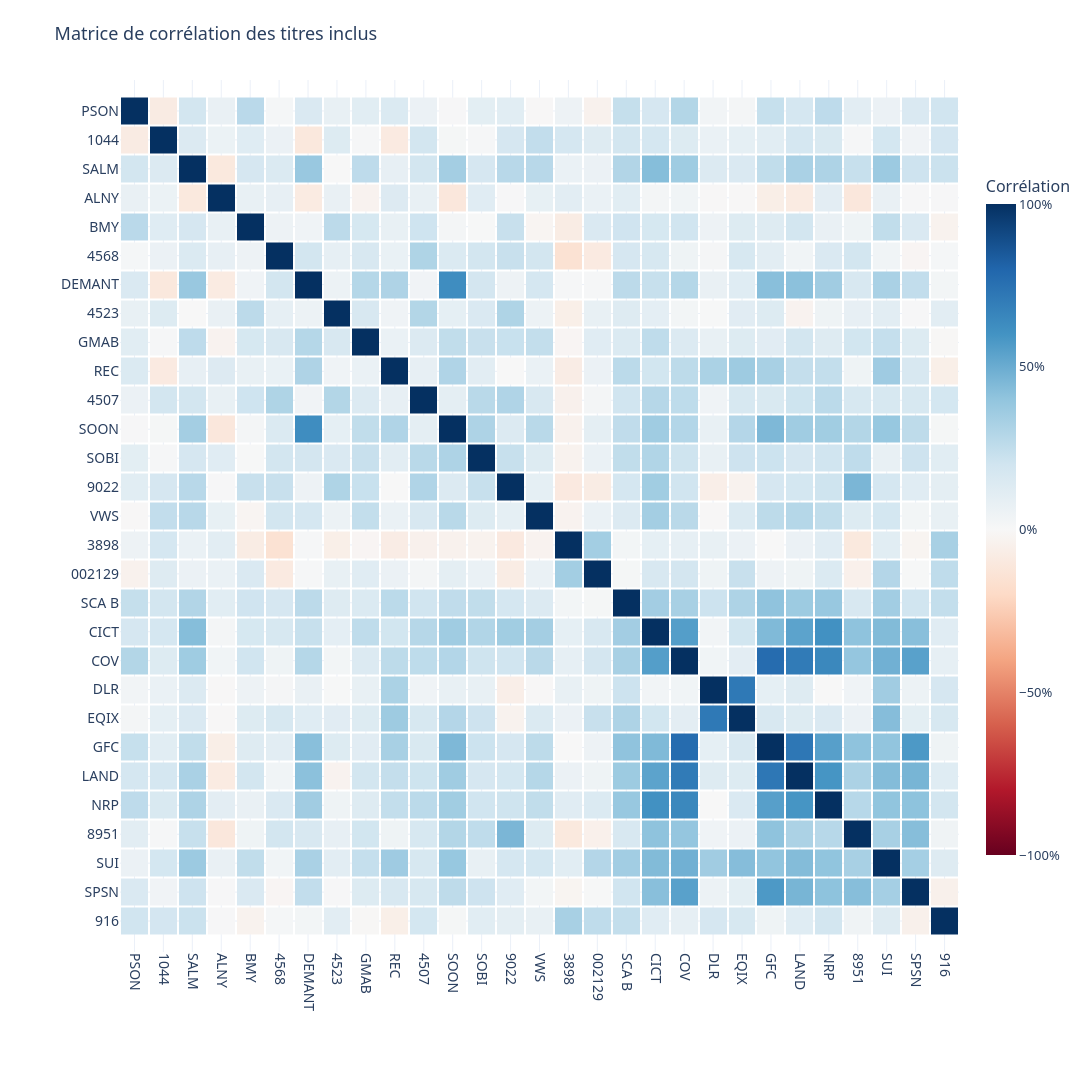

The notebook cell saved with this chart:
### Markdown cell above
## Lire la matrice

Les axes portent le ticker, pour que les cases restent larges. Le survol donne le nom et le secteur. L'ordre est le secteur, puis le nom : un groupe qui bouge ensemble apparaît comme un carré.

Le rouge est une corrélation négative, le bleu une corrélation élevée. L'échelle est fixe, de −1 à +1, la même que la feuille Corrélation d'Excel et que la matrice Power BI. La phrase sous le graphique reprend le secteur le plus lié déjà calculé par la cellule précédente. Elle ne le choisit pas d'après la couleur.

### Code cell
order = identity.sort_values(["sector", "name"], kind="mergesort")
ordered_symbols = order["yahoo_symbol"].tolist()
ordered = matrix.loc[ordered_symbols, ordered_symbols]
axis = order["ticker"].astype(str).tolist()
hover = [f"{row.ticker} — {row.name} | {row.sector}" for row in order.itertuples(index=False)]
labels = [
    [f"{row_label}<br>{column_label}" for column_label in hover]
    for row_label in hover
]
figure = go.Figure(
    data=go.Heatmap(
        z=ordered.to_numpy(),
        x=axis,
        y=axis,
        customdata=labels,
        zmin=-1,
        zmax=1,
        xgap=2,
        ygap=2,
        colorscale="RdBu",
        colorbar={"title": "Corrélation", "tickformat": ".0%", "len": 0.8},
        hovertemplate="%{customdata}<br>%{z:.1%}<extra></extra>",
    )
)
figure.update_xaxes(tickangle=90, title="", tickfont={"size": 14}, automargin=True)
figure.update_yaxes(
    autorange="reversed",
    title="",
    tickfont={"size": 14},
    automargin=True,
    scaleanchor="x",
)
apply_layout(figure, "Matrice de corrélation des titres inclus", 1400)
figure.update_layout(
    width=1500,
    autosize=False,
    margin={"l": 120, "b": 140, "r": 40, "t": 80},
)
figure.show()
print(f"L'ordre des axes suit le secteur, puis le nom. Le secteur le plus lié est {tight_sector}.")

### Figure 1 — Plotly figure (JSON) as saved in the notebook; plotly's stock layout.template omitted (floating-point values rounded to 4 significant figures; data arrays with more than 128 entries replaced by an {"elided": "..."} marker saying what was removed)
{"data": [{"colorbar": {"len": 0.8, "tickformat": ".0%", "title": {"text": "Corrélation"}}, "colorscale": [[0, "rgb(103,0,31)"], [0.1, "rgb(178,24,43)"], [0.2, "rgb(214,96,77)"], [0.3, "rgb(244,165,130)"], [0.4, "rgb(253,219,199)"], [0.5, "rgb(247,247,247)"], [0.6, "rgb(209,229,240)"], [0.7, "rgb(146,197,222)"], [0.8, "rgb(67,147,195)"], [0.9, "rgb(33,102,172)"], [1, "rgb(5,48,97)"]], "customdata": {"elided": "29x29 str values"}, "hovertemplate": "%{customdata}<br>%{z:.1%}<extra></extra>", "type": "heatmap", "x": ["PSON", "1044", "SALM", "ALNY", "BMY", "4568", "DEMANT", "4523", "GMAB", "REC", "4507", "SOON", "SOBI", "9022", "VWS", "3898", "002129", "SCA B", "CICT", "COV", "DLR", "EQIX", "GFC", "LAND", "NRP", "8951", "SUI", "SPSN", "916"], "xgap": 2, "y": ["PSON", "1044", "SALM", "ALNY", "BMY", "4568", "DEMANT", "4523", "GMAB", "REC", "4507", "SOON", "SOBI", "9022", "VWS", "3898", "002129", "SCA B", "CICT", "COV", "DLR", "EQIX", "GFC", "LAND", "NRP", "8951", "SUI", "SPSN", "916"], "ygap": 2, "z": {"elided": "29x29 float values"}, "zmax": 1, "zmin": -1}], "layout": {"autosize": false, "font": {"family": "Segoe UI, sans-serif", "size": 13}, "height": 1400, "legend": {"title": {"text": ""}}, "margin": {"b": 140, "l": 120, "r": 40, "t": 80}, "title": {"text": "Matrice de corrélation des titres inclus"}, "width": 1500, "xaxis": {"automargin": true, "tickangle": 90, "tickfont": {"size": 14}, "title": {"text": ""}}, "yaxis": {"automargin": true, "autorange": "reversed", "scaleanchor": "x", "tickfont": {"size": 14}, "title": {"text": ""}}}}
